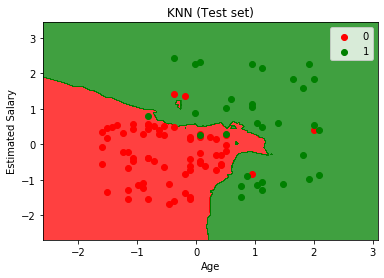

Here is the Python script that generated this plot:
# -*- coding: utf-8 -*-
"""
Created on Sat Dec 21 20:07:52 2019

@author: FartherSkies
"""

# K-NN

# Importing the libraries
import numpy as np
import matplotlib.pyplot as plt
import pandas as pd

# Importing the dataset
dataset = pd.read_csv('Social_Network_Ads.csv')
X = dataset.iloc[:, [2, 3]].values
y = dataset.iloc[:, 4].values

# Splitting the dataset into the Training set and Test set
from sklearn.model_selection import train_test_split
X_train, X_test, y_train, y_test = train_test_split(X, y, test_size = 0.25, random_state = 0)

from sklearn.preprocessing import StandardScaler
sc_X = StandardScaler ()
X_train = sc_X.fit_transform (X_train)
X_test = sc_X.fit_transform (X_test)

from sklearn.neighbors import KNeighborsClassifier
class_knn = KNeighborsClassifier (n_neighbors=5, metric='minkowski', p=2)
class_knn.fit (X_train, y_train)

y_pred = class_knn.predict (X_test)
y_pred_prob = class_knn.predict_proba (X_test)
print (y_pred)
print (y_pred_prob)

# Confusion Matrix

from sklearn.metrics import confusion_matrix
cm = confusion_matrix (y_test, y_pred)
print (cm)

# Plot

from matplotlib.colors import ListedColormap
X_set, y_set = X_test, y_test
X1, X2 = np.meshgrid(np.arange(start = X_set[:, 0].min() - 1, stop = X_set[:, 0].max() + 1, step = 0.005),
                     np.arange(start = X_set[:, 1].min() - 1, stop = X_set[:, 1].max() + 1, step = 0.005))
plt.contourf(X1, X2, class_knn.predict(np.array([X1.ravel(), X2.ravel()]).T).reshape(X1.shape),
             alpha = 0.75, cmap = ListedColormap(('red', 'green')))
plt.xlim(X1.min(), X1.max())
plt.ylim(X2.min(), X2.max())
for i, j in enumerate(np.unique(y_set)):
    plt.scatter(X_set[y_set == j, 0], X_set[y_set == j, 1],
                c = ListedColormap(('red', 'green'))(i), label = j)
plt.title('KNN (Test set)')
plt.xlabel('Age')
plt.ylabel('Estimated Salary')
plt.legend()
plt.show()
